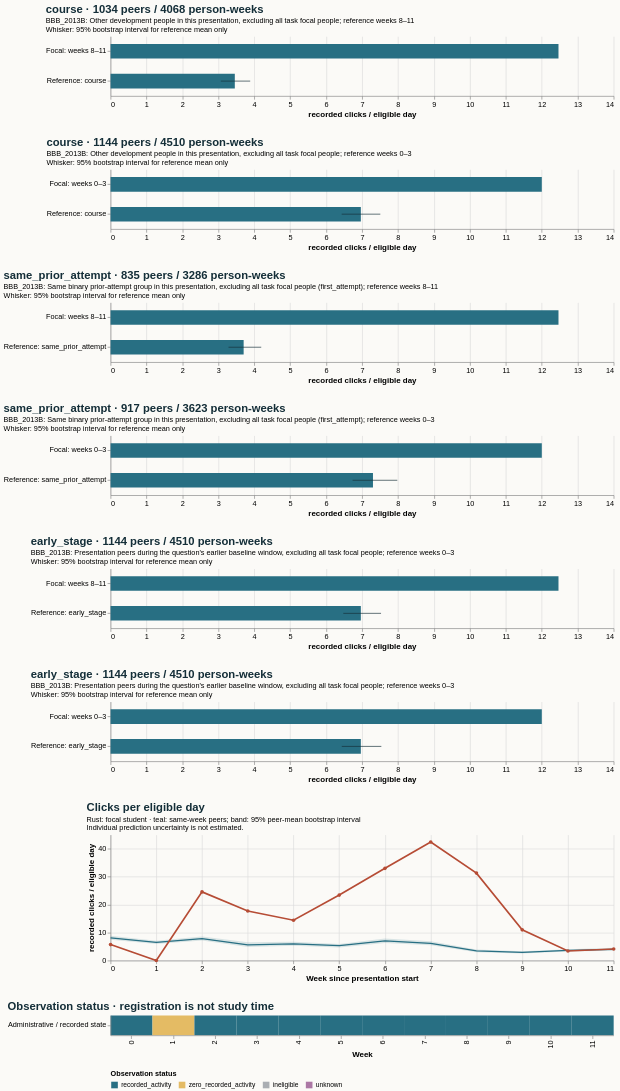

The specification (Vega-Lite) saved for this image:
### Vega-Lite specification from a JSON file in a GitHub repository (floating-point values rounded to 4 significant figures)
{"$schema": "https://vega.github.io/schema/vega-lite/v5.20.1.json", "config": {"axis": {"labelFontSize": 11, "titleFontSize": 12}, "background": "#fbfaf7", "font": "sans-serif", "title": {"anchor": "start", "color": "#142e38", "fontSize": 17, "subtitleFontSize": 11}, "view": {"continuousHeight": 300, "continuousWidth": 300, "stroke": null}}, "datasets": {"data-0be89954bfe7319e85b60e800e5b926b": [{"hi": null, "lo": null, "series": "Focal: weeks 8–11", "value": 12.46}, {"hi": 3.886, "lo": 3.068, "series": "Reference: course", "value": 3.458}], "data-42102fba2ac55372e461a22a42d99607": [{"hi": null, "lo": null, "series": "Focal: weeks 0–3", "value": 12.0}, {"hi": 7.507, "lo": 6.431, "series": "Reference: course", "value": 6.964}], "data-9ae0c044a93fe5ac9c17ab1ac15fea42": [{"hi": null, "lo": null, "series": "Focal: weeks 8–11", "value": 12.46}, {"hi": 4.193, "lo": 3.283, "series": "Reference: same_prior_attempt", "value": 3.703}], "data-a0839d3c4f7f22300101f7e213ebb32f": [{"hi": null, "lo": null, "series": "Focal: weeks 8–11", "value": 12.46}, {"hi": 7.526, "lo": 6.476, "series": "Reference: early_stage", "value": 6.964}], "data-aa4ac1ce7d14a0cbf3d055a0631c7250": [{"hi": null, "lo": null, "series": "Focal: weeks 0–3", "value": 12.0}, {"hi": 7.979, "lo": 6.735, "series": "Reference: same_prior_attempt", "value": 7.302}], "data-c747022c0f851f38f0739b515027d954": [{"end_day": 6, "focal_value": 5.714, "peer_ci_high": 8.85, "peer_ci_low": 7.43, "peer_mean": 8.148, "peer_observations": 1143, "peer_people": 1143, "reference": "course", "unit": "recorded clicks / eligible day", "week": 0}, {"end_day": 13, "focal_value": 0.0, "peer_ci_high": 7.097, "peer_ci_low": 5.913, "peer_mean": 6.502, "peer_observations": 1136, "peer_people": 1136, "reference": "course", "unit": "recorded clicks / eligible day", "week": 1}, {"end_day": 20, "focal_value": 24.57, "peer_ci_high": 8.582, "peer_ci_low": 7.213, "peer_mean": 7.845, "peer_observations": 1119, "peer_people": 1119, "reference": "course", "unit": "recorded clicks / eligible day", "week": 2}, {"end_day": 27, "focal_value": 17.71, "peer_ci_high": 6.542, "peer_ci_low": 4.873, "peer_mean": 5.621, "peer_observations": 1112, "peer_people": 1112, "reference": "course", "unit": "recorded clicks / eligible day", "week": 3}, {"end_day": 34, "focal_value": 14.43, "peer_ci_high": 6.703, "peer_ci_low": 5.256, "peer_mean": 5.963, "peer_observations": 1077, "peer_people": 1077, "reference": "course", "unit": "recorded clicks / eligible day", "week": 4}, {"end_day": 41, "focal_value": 23.43, "peer_ci_high": 5.938, "peer_ci_low": 4.679, "peer_mean": 5.32, "peer_observations": 1070, "peer_people": 1070, "reference": "course", "unit": "recorded clicks / eligible day", "week": 5}, {"end_day": 48, "focal_value": 33.0, "peer_ci_high": 7.85, "peer_ci_low": 6.262, "peer_mean": 7.068, "peer_observations": 1060, "peer_people": 1060, "reference": "course", "unit": "recorded clicks / eligible day", "week": 6}, {"end_day": 55, "focal_value": 42.43, "peer_ci_high": 6.908, "peer_ci_low": 5.479, "peer_mean": 6.156, "peer_observations": 1044, "peer_people": 1044, "reference": "course", "unit": "recorded clicks / eligible day", "week": 7}, {"end_day": 62, "focal_value": 31.29, "peer_ci_high": 3.968, "peer_ci_low": 3.015, "peer_mean": 3.473, "peer_observations": 1034, "peer_people": 1034, "reference": "course", "unit": "recorded clicks / eligible day", "week": 8}, {"end_day": 69, "focal_value": 11.0, "peer_ci_high": 3.372, "peer_ci_low": 2.551, "peer_mean": 2.943, "peer_observations": 1017, "peer_people": 1017, "reference": "course", "unit": "recorded clicks / eligible day", "week": 9}, {"end_day": 76, "focal_value": 3.429, "peer_ci_high": 4.087, "peer_ci_low": 3.2, "peer_mean": 3.624, "peer_observations": 1011, "peer_people": 1011, "reference": "course", "unit": "recorded clicks / eligible day", "week": 10}, {"end_day": 83, "focal_value": 4.143, "peer_ci_high": 4.587, "peer_ci_low": 3.534, "peer_mean": 4.014, "peer_observations": 1006, "peer_people": 1006, "reference": "course", "unit": "recorded clicks / eligible day", "week": 11}], "data-cf05c633e79a748724f167f8eb9e48c4": [{"eligible_days": 7.0, "end_day": 6, "logging_completeness": "unknown", "observation_status": "recorded_activity", "row": "Administrative / recorded state", "score_status": "withheld_release_time_unknown", "start_day": 0, "value": 5.714, "week": 0}, {"eligible_days": 7.0, "end_day": 13, "logging_completeness": "unknown", "observation_status": "zero_recorded_activity", "row": "Administrative / recorded state", "score_status": "withheld_release_time_unknown", "start_day": 7, "value": 0.0, "week": 1}, {"eligible_days": 7.0, "end_day": 20, "logging_completeness": "unknown", "observation_status": "recorded_activity", "row": "Administrative / recorded state", "score_status": "withheld_release_time_unknown", "start_day": 14, "value": 24.57, "week": 2}, {"eligible_days": 7.0, "end_day": 27, "logging_completeness": "unknown", "observation_status": "recorded_activity", "row": "Administrative / recorded state", "score_status": "withheld_release_time_unknown", "start_day": 21, "value": 17.71, "week": 3}, {"eligible_days": 7.0, "end_day": 34, "logging_completeness": "unknown", "observation_status": "recorded_activity", "row": "Administrative / recorded state", "score_status": "withheld_release_time_unknown", "start_day": 28, "value": 14.43, "week": 4}, {"eligible_days": 7.0, "end_day": 41, "logging_completeness": "unknown", "observation_status": "recorded_activity", "row": "Administrative / recorded state", "score_status": "withheld_release_time_unknown", "start_day": 35, "value": 23.43, "week": 5}, {"eligible_days": 7.0, "end_day": 48, "logging_completeness": "unknown", "observation_status": "recorded_activity", "row": "Administrative / recorded state", "score_status": "withheld_release_time_unknown", "start_day": 42, "value": 33.0, "week": 6}, {"eligible_days": 7.0, "end_day": 55, "logging_completeness": "unknown", "observation_status": "recorded_activity", "row": "Administrative / recorded state", "score_status": "withheld_release_time_unknown", "start_day": 49, "value": 42.43, "week": 7}, {"eligible_days": 7.0, "end_day": 62, "logging_completeness": "unknown", "observation_status": "recorded_activity", "row": "Administrative / recorded state", "score_status": "withheld_release_time_unknown", "start_day": 56, "value": 31.29, "week": 8}, {"eligible_days": 7.0, "end_day": 69, "logging_completeness": "unknown", "observation_status": "recorded_activity", "row": "Administrative / recorded state", "score_status": "withheld_release_time_unknown", "start_day": 63, "value": 11.0, "week": 9}, {"eligible_days": 7.0, "end_day": 76, "logging_completeness": "unknown", "observation_status": "recorded_activity", "row": "Administrative / recorded state", "score_status": "withheld_release_time_unknown", "start_day": 70, "value": 3.429, "week": 10}, {"eligible_days": 7.0, "end_day": 83, "logging_completeness": "unknown", "observation_status": "recorded_activity", "row": "Administrative / recorded state", "score_status": "withheld_release_time_unknown", "start_day": 77, "value": 4.143, "week": 11}], "data-e418d983bdd9ca5489acccef347b398c": [{"hi": null, "lo": null, "series": "Focal: weeks 0–3", "value": 12.0}, {"hi": 7.535, "lo": 6.433, "series": "Reference: early_stage", "value": 6.964}]}, "resolve": {"scale": {"color": "independent"}}, "spacing": 28, "vconcat": [{"data": {"name": "data-0be89954bfe7319e85b60e800e5b926b"}, "height": 90, "layer": [{"encoding": {"x": {"field": "value", "scale": {"domain": [0, 13.09], "zero": true}, "title": "recorded clicks / eligible day", "type": "quantitative"}, "y": {"field": "series", "sort": null, "title": null, "type": "nominal"}}, "mark": {"color": "#286f83", "size": 22, "type": "bar"}}, {"encoding": {"x": {"field": "lo", "type": "quantitative"}, "x2": {"field": "hi"}, "y": {"field": "series", "sort": null, "title": null, "type": "nominal"}}, "mark": {"color": "#142e38", "type": "rule"}}], "title": {"subtitle": ["BBB_2013B: Other development people in this presentation, excluding all task focal people; reference weeks 8–11", "Whisker: 95% bootstrap interval for reference mean only"], "text": "course · 1034 peers / 4068 person-weeks"}, "width": 760}, {"data": {"name": "data-42102fba2ac55372e461a22a42d99607"}, "height": 90, "layer": [{"encoding": {"x": {"field": "value", "scale": {"domain": [0, 13.09], "zero": true}, "title": "recorded clicks / eligible day", "type": "quantitative"}, "y": {"field": "series", "sort": null, "title": null, "type": "nominal"}}, "mark": {"color": "#286f83", "size": 22, "type": "bar"}}, {"encoding": {"x": {"field": "lo", "type": "quantitative"}, "x2": {"field": "hi"}, "y": {"field": "series", "sort": null, "title": null, "type": "nominal"}}, "mark": {"color": "#142e38", "type": "rule"}}], "title": {"subtitle": ["BBB_2013B: Other development people in this presentation, excluding all task focal people; reference weeks 0–3", "Whisker: 95% bootstrap interval for reference mean only"], "text": "course · 1144 peers / 4510 person-weeks"}, "width": 760}, {"data": {"name": "data-9ae0c044a93fe5ac9c17ab1ac15fea42"}, "height": 90, "layer": [{"encoding": {"x": {"field": "value", "scale": {"domain": [0, 13.09], "zero": true}, "title": "recorded clicks / eligible day", "type": "quantitative"}, "y": {"field": "series", "sort": null, "title": null, "type": "nominal"}}, "mark": {"color": "#286f83", "size": 22, "type": "bar"}}, {"encoding": {"x": {"field": "lo", "type": "quantitative"}, "x2": {"field": "hi"}, "y": {"field": "series", "sort": null, "title": null, "type": "nominal"}}, "mark": {"color": "#142e38", "type": "rule"}}], "title": {"subtitle": ["BBB_2013B: Same binary prior-attempt group in this presentation, excluding all task focal people (first_attempt); reference weeks 8–11", "Whisker: 95% bootstrap interval for reference mean only"], "text": "same_prior_attempt · 835 peers / 3286 person-weeks"}, "width": 760}, {"data": {"name": "data-aa4ac1ce7d14a0cbf3d055a0631c7250"}, "height": 90, "layer": [{"encoding": {"x": {"field": "value", "scale": {"domain": [0, 13.09], "zero": true}, "title": "recorded clicks / eligible day", "type": "quantitative"}, "y": {"field": "series", "sort": null, "title": null, "type": "nominal"}}, "mark": {"color": "#286f83", "size": 22, "type": "bar"}}, {"encoding": {"x": {"field": "lo", "type": "quantitative"}, "x2": {"field": "hi"}, "y": {"field": "series", "sort": null, "title": null, "type": "nominal"}}, "mark": {"color": "#142e38", "type": "rule"}}], "title": {"subtitle": ["BBB_2013B: Same binary prior-attempt group in this presentation, excluding all task focal people (first_attempt); reference weeks 0–3", "Whisker: 95% bootstrap interval for reference mean only"], "text": "same_prior_attempt · 917 peers / 3623 person-weeks"}, "width": 760}, {"data": {"name": "data-a0839d3c4f7f22300101f7e213ebb32f"}, "height": 90, "layer": [{"encoding": {"x": {"field": "value", "scale": {"domain": [0, 13.09], "zero": true}, "title": "recorded clicks / eligible day", "type": "quantitative"}, "y": {"field": "series", "sort": null, "title": null, "type": "nominal"}}, "mark": {"color": "#286f83", "size": 22, "type": "bar"}}, {"encoding": {"x": {"field": "lo", "type": "quantitative"}, "x2": {"field": "hi"}, "y": {"field": "series", "sort": null, "title": null, "type": "nominal"}}, "mark": {"color": "#142e38", "type": "rule"}}], "title": {"subtitle": ["BBB_2013B: Presentation peers during the question's earlier baseline window, excluding all task focal people; reference weeks 0–3", "Whisker: 95% bootstrap interval for reference mean only"], "text": "early_stage · 1144 peers / 4510 person-weeks"}, "width": 760}, {"data": {"name": "data-e418d983bdd9ca5489acccef347b398c"}, "height": 90, "layer": [{"encoding": {"x": {"field": "value", "scale": {"domain": [0, 13.09], "zero": true}, "title": "recorded clicks / eligible day", "type": "quantitative"}, "y": {"field": "series", "sort": null, "title": null, "type": "nominal"}}, "mark": {"color": "#286f83", "size": 22, "type": "bar"}}, {"encoding": {"x": {"field": "lo", "type": "quantitative"}, "x2": {"field": "hi"}, "y": {"field": "series", "sort": null, "title": null, "type": "nominal"}}, "mark": {"color": "#142e38", "type": "rule"}}], "title": {"subtitle": ["BBB_2013B: Presentation peers during the question's earlier baseline window, excluding all task focal people; reference weeks 0–3", "Whisker: 95% bootstrap interval for reference mean only"], "text": "early_stage · 1144 peers / 4510 person-weeks"}, "width": 760}, {"data": {"name": "data-c747022c0f851f38f0739b515027d954"}, "height": 190, "layer": [{"encoding": {"x": {"axis": {"tickMinStep": 1}, "field": "week", "title": "Week since presentation start", "type": "quantitative"}, "y": {"field": "peer_ci_low", "scale": {"zero": true}, "title": "recorded clicks / eligible day", "type": "quantitative"}, "y2": {"field": "peer_ci_high"}}, "mark": {"color": "#286f83", "opacity": 0.16, "type": "area"}}, {"encoding": {"tooltip": [{"field": "week", "type": "quantitative"}, {"field": "peer_mean", "type": "quantitative"}, {"field": "peer_people", "type": "quantitative"}, {"field": "peer_observations", "type": "quantitative"}], "x": {"field": "week", "type": "quantitative"}, "y": {"field": "peer_mean", "type": "quantitative"}}, "mark": {"color": "#286f83", "strokeWidth": 2, "type": "line"}}, {"encoding": {"tooltip": [{"field": "week", "type": "quantitative"}, {"field": "focal_value", "type": "quantitative"}], "x": {"field": "week", "type": "quantitative"}, "y": {"field": "focal_value", "type": "quantitative"}}, "mark": {"color": "#b64c35", "point": {"color": "#b64c35"}, "strokeWidth": 2.5, "type": "line"}}], "title": {"subtitle": ["Rust: focal student · teal: same-week peers; band: 95% peer-mean bootstrap interval", "Individual prediction uncertainty is not estimated."], "text": "Clicks per eligible day"}, "width": 760}, {"data": {"name": "data-cf05c633e79a748724f167f8eb9e48c4"}, "encoding": {"color": {"field": "observation_status", "legend": {"labelLimit": 260, "orient": "bottom"}, "scale": {"domain": ["recorded_activity", "zero_recorded_activity", "ineligible", "unknown"], "range": ["#286f83", "#e4bb64", "#aaaeb3", "#ac78a5"]}, "title": "Observation status", "type": "nominal"}, "tooltip": [{"field": "week", "type": "quantitative"}, {"field": "eligible_days", "type": "quantitative"}, {"field": "observation_status", "type": "nominal"}, {"field": "logging_completeness", "type": "nominal"}], "x": {"field": "week", "title": "Week", "type": "ordinal"}, "y": {"field": "row", "title": null, "type": "nominal"}}, "height": 30, "mark": {"type": "rect"}, "title": "Observation status · registration is not study time", "width": 760}]}
